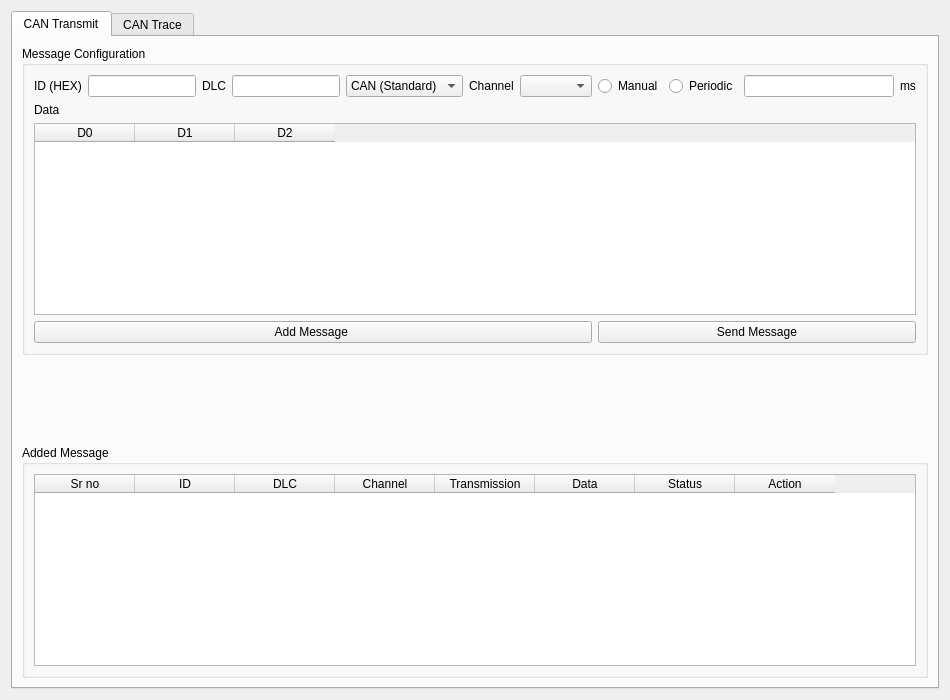
<?xml version="1.0" encoding="UTF-8"?>
<ui version="4.0">
 <class>MessengerWidget</class>
 <widget class="QWidget" name="MessengerWidget">
  <property name="geometry">
   <rect>
    <x>0</x>
    <y>0</y>
    <width>950</width>
    <height>700</height>
   </rect>
  </property>
  <property name="windowTitle">
   <string>Form</string>
  </property>
  <layout class="QVBoxLayout" name="verticalLayout">
   <item>
    <widget class="QTabWidget" name="tabWidget">
     <property name="currentIndex">
      <number>0</number>
     </property>
     <widget class="QWidget" name="tab">
      <attribute name="title">
       <string>CAN Transmit</string>
      </attribute>
      <layout class="QVBoxLayout" name="verticalLayout_3">
       <item>
        <widget class="QGroupBox" name="groupBox">
         <property name="title">
          <string>Message Configuration</string>
         </property>
         <layout class="QGridLayout" name="gridLayout_2">
          <item row="1" column="0">
           <widget class="QLabel" name="label_4">
            <property name="text">
             <string>Data</string>
            </property>
           </widget>
          </item>
          <item row="0" column="0">
           <layout class="QHBoxLayout" name="horizontalLayout_2">
            <item>
             <widget class="QLabel" name="label">
              <property name="text">
               <string>ID (HEX)</string>
              </property>
             </widget>
            </item>
            <item>
             <widget class="QLineEdit" name="lineEdit"/>
            </item>
            <item>
             <widget class="QLabel" name="label_2">
              <property name="text">
               <string>DLC</string>
              </property>
             </widget>
            </item>
            <item>
             <widget class="QLineEdit" name="lineEdit_2"/>
            </item>
            <item>
             <widget class="QComboBox" name="comboBox">
              <item>
               <property name="text">
                <string>CAN (Standard)</string>
               </property>
              </item>
              <item>
               <property name="text">
                <string>CAN FD</string>
               </property>
              </item>
             </widget>
            </item>
            <item>
             <widget class="QLabel" name="label_3">
              <property name="text">
               <string>Channel</string>
              </property>
             </widget>
            </item>
            <item>
             <widget class="QComboBox" name="comboBox_2"/>
            </item>
           </layout>
          </item>
          <item row="3" column="0">
           <widget class="QPushButton" name="pushButton">
            <property name="text">
             <string>Add Message </string>
            </property>
           </widget>
          </item>
          <item row="2" column="0" colspan="2">
           <widget class="QTableWidget" name="tableWidget">
            <column>
             <property name="text">
              <string>D0</string>
             </property>
            </column>
            <column>
             <property name="text">
              <string>D1</string>
             </property>
            </column>
            <column>
             <property name="text">
              <string>D2</string>
             </property>
            </column>
           </widget>
          </item>
          <item row="0" column="1">
           <layout class="QHBoxLayout" name="horizontalLayout_3">
            <item>
             <widget class="QRadioButton" name="radioButton">
              <property name="text">
               <string>Manual</string>
              </property>
             </widget>
            </item>
            <item>
             <widget class="QRadioButton" name="radioButton_2">
              <property name="text">
               <string>Periodic</string>
              </property>
             </widget>
            </item>
            <item>
             <widget class="QLineEdit" name="lineEdit_3"/>
            </item>
            <item>
             <widget class="QLabel" name="label_5">
              <property name="text">
               <string>ms</string>
              </property>
             </widget>
            </item>
           </layout>
          </item>
          <item row="3" column="1">
           <widget class="QPushButton" name="pushButton_2">
            <property name="text">
             <string>Send Message</string>
            </property>
           </widget>
          </item>
         </layout>
        </widget>
       </item>
       <item>
        <spacer name="verticalSpacer">
         <property name="orientation">
          <enum>Qt::Orientation::Vertical</enum>
         </property>
         <property name="sizeHint" stdset="0">
          <size>
           <width>20</width>
           <height>40</height>
          </size>
         </property>
        </spacer>
       </item>
       <item>
        <widget class="QGroupBox" name="groupBox_2">
         <property name="title">
          <string>Added Message</string>
         </property>
         <layout class="QGridLayout" name="gridLayout_3">
          <item row="0" column="0">
           <widget class="QTableWidget" name="tableWidget_2">
            <column>
             <property name="text">
              <string>Sr no</string>
             </property>
            </column>
            <column>
             <property name="text">
              <string>ID</string>
             </property>
            </column>
            <column>
             <property name="text">
              <string>DLC</string>
             </property>
            </column>
            <column>
             <property name="text">
              <string>Channel</string>
             </property>
            </column>
            <column>
             <property name="text">
              <string>Transmission</string>
             </property>
            </column>
            <column>
             <property name="text">
              <string>Data</string>
             </property>
            </column>
            <column>
             <property name="text">
              <string>Status</string>
             </property>
            </column>
            <column>
             <property name="text">
              <string>Action</string>
             </property>
            </column>
           </widget>
          </item>
         </layout>
        </widget>
       </item>
      </layout>
     </widget>
     <widget class="QWidget" name="tab_2">
      <attribute name="title">
       <string>CAN Trace</string>
      </attribute>
      <layout class="QGridLayout" name="gridLayout">
       <item row="0" column="0">
        <widget class="QWidget" name="widget" native="true">
         <property name="minimumSize">
          <size>
           <width>0</width>
           <height>50</height>
          </size>
         </property>
         <property name="maximumSize">
          <size>
           <width>16777215</width>
           <height>50</height>
          </size>
         </property>
         <layout class="QVBoxLayout" name="verticalLayout_2">
          <item>
           <layout class="QHBoxLayout" name="horizontalLayout">
            <item>
             <widget class="QPushButton" name="btnStartStopTrace">
              <property name="text">
               <string>Start Trace</string>
              </property>
             </widget>
            </item>
            <item>
             <widget class="QComboBox" name="cmdTraceDataMode">
              <item>
               <property name="text">
                <string>CAN (Standard)</string>
               </property>
              </item>
              <item>
               <property name="text">
                <string>CAN FD</string>
               </property>
              </item>
             </widget>
            </item>
            <item>
             <widget class="QCheckBox" name="chkHighLightChanges">
              <property name="text">
               <string>Highlight Changed Bytes</string>
              </property>
             </widget>
            </item>
            <item>
             <widget class="QPushButton" name="btnClearTrace">
              <property name="text">
               <string>Clear</string>
              </property>
             </widget>
            </item>
           </layout>
          </item>
         </layout>
        </widget>
       </item>
       <item row="1" column="0">
        <widget class="QTableWidget" name="tableTrace">
         <property name="editTriggers">
          <set>QAbstractItemView::EditTrigger::NoEditTriggers</set>
         </property>
         <property name="selectionBehavior">
          <enum>QAbstractItemView::SelectionBehavior::SelectRows</enum>
         </property>
         <column>
          <property name="text">
           <string>Time</string>
          </property>
         </column>
         <column>
          <property name="text">
           <string>Count</string>
          </property>
         </column>
         <column>
          <property name="text">
           <string>Channel</string>
          </property>
         </column>
         <column>
          <property name="text">
           <string>Dir</string>
          </property>
         </column>
         <column>
          <property name="text">
           <string>ID</string>
          </property>
         </column>
         <column>
          <property name="text">
           <string>Type</string>
          </property>
         </column>
         <column>
          <property name="text">
           <string>DLC</string>
          </property>
         </column>
         <column>
          <property name="text">
           <string>Data</string>
          </property>
         </column>
        </widget>
       </item>
      </layout>
     </widget>
    </widget>
   </item>
  </layout>
 </widget>
 <resources/>
 <connections/>
</ui>
